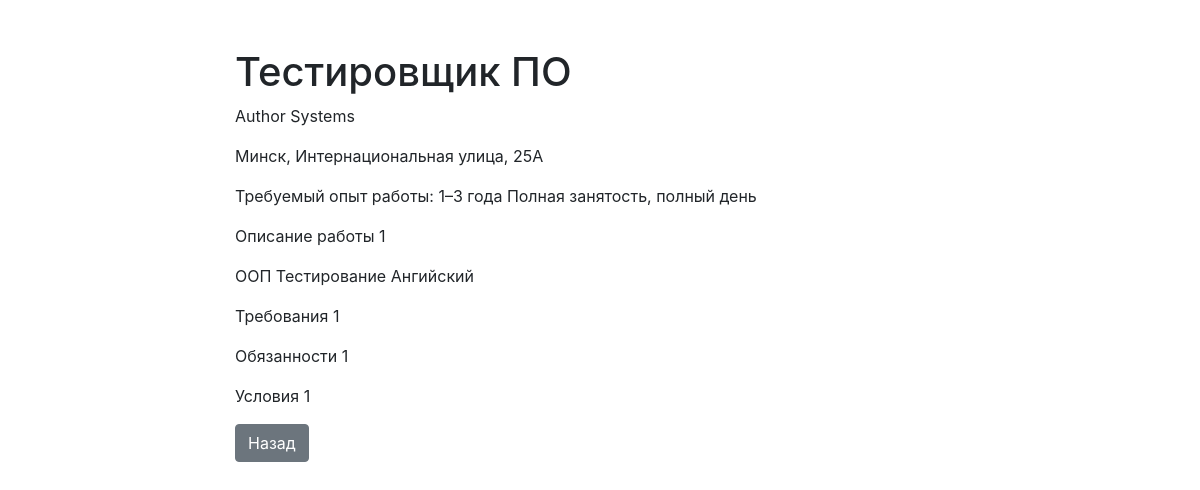
Screenshot of /client/vacancy/Tester1/ with the database file from the repository.
### client/models.py (models this page shows, shortened)
class Vacancy(models.Model):
    state = models.CharField(max_length=100)
    slug = models.SlugField(max_length=100, unique=True)
    salary = models.CharField(max_length=20)
    organization = models.CharField(max_length=100)
    address = models.CharField(max_length=200, null=True)
    employment = models.CharField(max_length=100, null=True)
    description = models.TextField(max_length=1000)
    skills = models.CharField(max_length=100, null=True)
    requirements = models.TextField(max_length=1000, null=True)
    duties = models.TextField(max_length=1000, null=True)
    conditions = models.TextField(max_length=1000, null=True)

### client/views.py (the view)
# urls.py: path('vacancy/<str:slug>/', vacancy_detail, name='vacancy_detail_url'),
def vacancy_detail(request, slug):
    vacancy = Vacancy.objects.get(slug__iexact=slug)
    return render(request, 'client/vacancy_detail.html', context={'vacancy': vacancy})

### client/templates/client/vacancy_detail.html (shortened to what this page needs)
{% extends 'client/base.html' %}
{% block content %}
    <h1 class="mt-5">
        {{ vacancy.state }}
    </h1>
    <p>
        {{ vacancy.organization }}
    </p>
    <p>
        {{ vacancy.address }}
    </p>
    <p>
        {{ vacancy.employment }}
    </p>
    <p>
        {{ vacancy.description }}
    </p>
    <p>
        {{ vacancy.skills }}
    </p>
    <p>
        {{ vacancy.requirements }}
    </p>
    <p>
        {{ vacancy.duties }}
    </p>
    <p>
        {{ vacancy.conditions }}
    </p>
    <a href="{% url 'vacancies_list' %}" class="btn btn-secondary">Назад</a>
{% endblock %}

### rows the page displays
Vacancy: state "Тестировщик ПО", organization "Author Systems", address "Минск, Интернациональная улица, 25А", employment "Требуемый опыт работы: 1–3 года Полная занятость, полный день", description "Описание работы 1", skills "ООП Тестирование Ангийский", requirements "Требования 1", duties "Обязанности 1", conditions "Условия 1"
